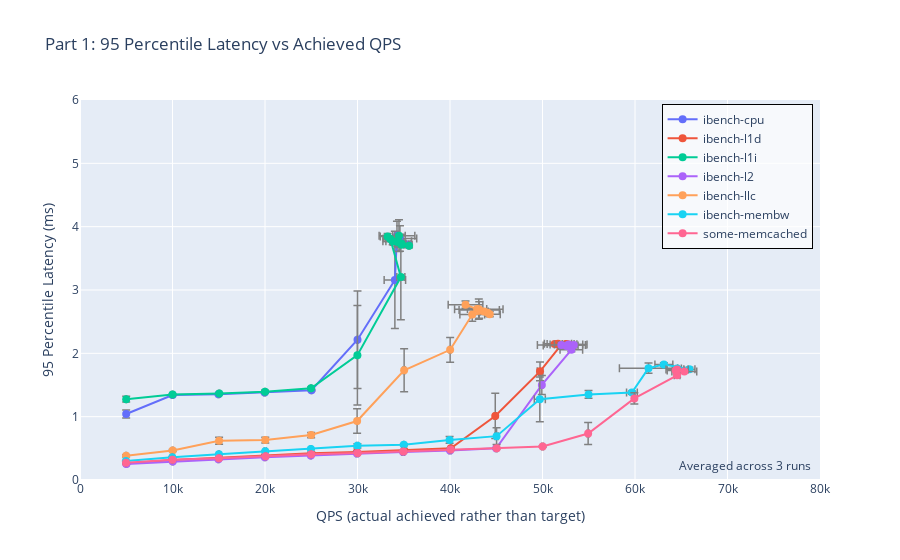

The notebook cell this image was saved under:
### Code cell
fig = go.Figure()

for fname in agg_df["filename"].unique():
    sub_df = agg_df[agg_df["filename"] == fname]

    fig.add_trace(go.Scatter(
        x = sub_df["QPS_mean"],
        y = sub_df["p95_mean"]/1000,
        mode = "lines+markers",
        name = fname,
        marker = dict(size = 8),
        line=dict(width=2),
        error_x=dict(
            type="data",
            array=sub_df["QPS_std"],
            thickness=1.5,
            color='gray',
            width=4
        ),
        error_y=dict(
            type="data",
            array=sub_df["p95_std"]/1000,
            thickness=1.5,
            color='gray',
            width=4
        ),
        text=sub_df['target'],
        hovertemplate=(
        "Achieved QPS: %{x}<br>" +
        "95th Latency: %{y} ms<br>" +
        "Target QPS: %{text}<extra></extra>"
        )
    ))

# Layout setting
fig.update_layout(
    title = "Part 1: 95 Percentile Latency vs Achieved QPS",
    xaxis_title = "QPS (actual achieved rather than target)",
    yaxis_title="95 Percentile Latency (ms)",
    xaxis = dict(range=[0, 80000]),
    yaxis = dict(range=[0, 6]),
    legend=dict(
        x=0.99,
        y=0.99,
        xanchor="right",
        yanchor="top",
        bgcolor="rgba(255,255,255,0.7)",
        bordercolor="black",
        borderwidth=1,
        font=dict(size=12)
    )
)

fig.add_annotation(
    text="Averaged across 3 runs",
    xref="paper", yref="paper",
    x=0.99, y=0.01,
    showarrow=False,
    font=dict(size=12),
    align="right"
)

fig.show()

### Figure 1 — Plotly figure (JSON) as saved in the notebook; plotly's stock layout.template omitted (floating-point values rounded to 4 significant figures)
{"data": [{"error_x": {"array": [13.9, 38.81, 63.21, 82.4, 33.34, 80.39, 1159.0, 1931.0, 1812.0, 1548.0, 421.5, 349.3, 443.1, 380.8, 284.4, 822.6], "color": "gray", "thickness": 1.5, "type": "data", "width": 4}, "error_y": {"array": [0.06185, 0.004757, 0.004481, 0.01125, 0.01185, 0.7692, 0.7675, 0.2315, 0.2, 0.08403, 0.08862, 0.011, 0.02306, 0.00828, 0.01984, 0.02986], "color": "gray", "thickness": 1.5, "type": "data", "width": 4}, "hovertemplate": "Achieved QPS: %{x}<br>95th Latency: %{y} ms<br>Target QPS: %{text}<extra></extra>", "line": {"width": 2}, "marker": {"size": 8}, "mode": "lines+markers", "name": "ibench-cpu", "text": [5000.0, 10000.0, 15000.0, 20000.0, 25000.0, 30000.0, 35000.0, 40000.0, 45000.0, 50000.0, 55000.0, 60000.0, 65000.0, 70000.0, 75000.0, 80000.0], "type": "scatter", "x": [4991.0, 10010.0, 14970.0, 19960.0, 25020.0, 30000.0, 34040.0, 34270.0, 34590.0, 34300.0, 34490.0, 34790.0, 35460.0, 33920.0, 33810.0, 34970.0], "y": [1.042, 1.34, 1.353, 1.38, 1.417, 2.214, 3.158, 3.855, 3.813, 3.77, 3.779, 3.729, 3.714, 3.765, 3.772, 3.729]}, {"error_x": {"array": [12.79, 51.77, 79.8, 54.17, 57.34, 38.78, 104.4, 41.05, 103.8, 303.6, 1883.0, 813.6, 1472.0, 896.5, 1997.0, 1123.0], "color": "gray", "thickness": 1.5, "type": "data", "width": 4}, "error_y": {"array": [0.004562, 0.001258, 0.003547, 0.006181, 0.01312, 0.006424, 0.003707, 0.005848, 0.3569, 0.1467, 0.0538, 0.01751, 0.02648, 0.02168, 0.03068, 0.03116], "color": "gray", "thickness": 1.5, "type": "data", "width": 4}, "hovertemplate": "Achieved QPS: %{x}<br>95th Latency: %{y} ms<br>Target QPS: %{text}<extra></extra>", "line": {"width": 2}, "marker": {"size": 8}, "mode": "lines+markers", "name": "ibench-l1d", "text": [5000.0, 10000.0, 15000.0, 20000.0, 25000.0, 30000.0, 35000.0, 40000.0, 45000.0, 50000.0, 55000.0, 60000.0, 65000.0, 70000.0, 75000.0, 80000.0], "type": "scatter", "x": [5009.0, 9997.0, 15040.0, 20000.0, 25010.0, 29930.0, 35060.0, 40090.0, 44890.0, 49730.0, 51960.0, 51310.0, 51670.0, 52520.0, 52820.0, 52600.0], "y": [0.2608, 0.3158, 0.3528, 0.3848, 0.4232, 0.4417, 0.4663, 0.5009, 1.011, 1.715, 2.122, 2.146, 2.15, 2.146, 2.14, 2.145]}, {"error_x": {"array": [16.24, 31.41, 43.99, 23.95, 40.08, 32.54, 434.5, 537.7, 792.4, 76.59, 754.3, 674.9, 712.6, 433.4, 735.7, 507.7], "color": "gray", "thickness": 1.5, "type": "data", "width": 4}, "error_y": {"array": [0.04567, 0.008814, 0.008947, 0.02111, 0.01979, 0.7855, 0.6756, 0.04206, 0.0491, 0.01883, 0.03583, 0.2499, 0.03318, 0.01605, 0.05683, 0.02721], "color": "gray", "thickness": 1.5, "type": "data", "width": 4}, "hovertemplate": "Achieved QPS: %{x}<br>95th Latency: %{y} ms<br>Target QPS: %{text}<extra></extra>", "line": {"width": 2}, "marker": {"size": 8}, "mode": "lines+markers", "name": "ibench-l1i", "text": [5000.0, 10000.0, 15000.0, 20000.0, 25000.0, 30000.0, 35000.0, 40000.0, 45000.0, 50000.0, 55000.0, 60000.0, 65000.0, 70000.0, 75000.0, 80000.0], "type": "scatter", "x": [4995.0, 10000.0, 15060.0, 20000.0, 24980.0, 29990.0, 34690.0, 33550.0, 33250.0, 35570.0, 34800.0, 34480.0, 34320.0, 34730.0, 33810.0, 34740.0], "y": [1.276, 1.35, 1.365, 1.395, 1.447, 1.972, 3.204, 3.805, 3.845, 3.697, 3.718, 3.858, 3.759, 3.72, 3.77, 3.734]}, {"error_x": {"array": [18.33, 70.52, 60.27, 81.81, 45.5, 106.2, 113.5, 105.7, 97.82, 111.0, 1220.0, 860.5, 1532.0, 1288.0, 2597.0, 912.4], "color": "gray", "thickness": 1.5, "type": "data", "width": 4}, "error_y": {"array": [0.0007095, 0.001041, 0.005178, 0.004539, 0.002594, 0.003722, 0.003, 0.005518, 0.007584, 0.1499, 0.03002, 0.01049, 0.01695, 0.01807, 0.04531, 0.01595], "color": "gray", "thickness": 1.5, "type": "data", "width": 4}, "hovertemplate": "Achieved QPS: %{x}<br>95th Latency: %{y} ms<br>Target QPS: %{text}<extra></extra>", "line": {"width": 2}, "marker": {"size": 8}, "mode": "lines+markers", "name": "ibench-l2", "text": [5000.0, 10000.0, 15000.0, 20000.0, 25000.0, 30000.0, 35000.0, 40000.0, 45000.0, 50000.0, 55000.0, 60000.0, 65000.0, 70000.0, 75000.0, 80000.0], "type": "scatter", "x": [5014.0, 10030.0, 14970.0, 19990.0, 24950.0, 29950.0, 34930.0, 40010.0, 44990.0, 49930.0, 53120.0, 52600.0, 52820.0, 53390.0, 52040.0, 52690.0], "y": [0.253, 0.2912, 0.3271, 0.3582, 0.3877, 0.42, 0.4427, 0.4661, 0.5015, 1.501, 2.056, 2.116, 2.138, 2.13, 2.131, 2.121]}, {"error_x": {"array": [38.17, 48.07, 10.42, 25.72, 36.31, 45.93, 129.8, 90.95, 1340.0, 260.7, 2178.0, 1137.0, 1042.0, 437.8, 2619.0, 1873.0], "color": "gray", "thickness": 1.5, "type": "data", "width": 4}, "error_y": {"array": [0.01745, 0.016, 0.05343, 0.0446, 0.04162, 0.1931, 0.3377, 0.1956, 0.1043, 0.02385, 0.1311, 0.04205, 0.00869, 0.006165, 0.1594, 0.05665], "color": "gray", "thickness": 1.5, "type": "data", "width": 4}, "hovertemplate": "Achieved QPS: %{x}<br>95th Latency: %{y} ms<br>Target QPS: %{text}<extra></extra>", "line": {"width": 2}, "marker": {"size": 8}, "mode": "lines+markers", "name": "ibench-llc", "text": [5000.0, 10000.0, 15000.0, 20000.0, 25000.0, 30000.0, 35000.0, 40000.0, 45000.0, 50000.0, 55000.0, 60000.0, 65000.0, 70000.0, 75000.0, 80000.0], "type": "scatter", "x": [4983.0, 10020.0, 15040.0, 20030.0, 24990.0, 29960.0, 35040.0, 40010.0, 42410.0, 44070.0, 43160.0, 44300.0, 42930.0, 43690.0, 43110.0, 41680.0], "y": [0.3812, 0.4663, 0.6197, 0.6307, 0.7103, 0.9315, 1.733, 2.055, 2.612, 2.641, 2.684, 2.618, 2.7, 2.66, 2.697, 2.768]}, {"error_x": {"array": [40.09, 27.0, 44.02, 112.6, 69.34, 97.94, 8.401, 39.35, 171.3, 594.5, 100.6, 580.7, 3147.0, 968.0, 599.1, 461.8], "color": "gray", "thickness": 1.5, "type": "data", "width": 4}, "error_y": {"array": [0.004438, 0.009136, 0.003081, 0.004386, 0.004349, 0.03299, 0.01595, 0.05316, 0.1327, 0.3542, 0.06062, 0.02665, 0.08006, 0.02871, 0.02786, 0.02714], "color": "gray", "thickness": 1.5, "type": "data", "width": 4}, "hovertemplate": "Achieved QPS: %{x}<br>95th Latency: %{y} ms<br>Target QPS: %{text}<extra></extra>", "line": {"width": 2}, "marker": {"size": 8}, "mode": "lines+markers", "name": "ibench-membw", "text": [5000.0, 10000.0, 15000.0, 20000.0, 25000.0, 30000.0, 35000.0, 40000.0, 45000.0, 50000.0, 55000.0, 60000.0, 65000.0, 70000.0, 75000.0, 80000.0], "type": "scatter", "x": [4966.0, 9983.0, 15020.0, 20030.0, 24960.0, 29990.0, 35010.0, 39960.0, 45030.0, 49710.0, 54980.0, 59670.0, 61460.0, 63120.0, 65880.0, 64550.0], "y": [0.2994, 0.3598, 0.4079, 0.4538, 0.4902, 0.5398, 0.5561, 0.632, 0.6924, 1.274, 1.351, 1.38, 1.766, 1.822, 1.751, 1.762]}, {"error_x": {"array": [19.09, 38.9, 45.09, 54.16, 12.57, 110.3, 142.3, 35.76, 30.86, 88.76, 125.2, 52.89, 310.1, 1198.0, 1344.0, 918.9], "color": "gray", "thickness": 1.5, "type": "data", "width": 4}, "error_y": {"array": [0.003143, 0.00847, 0.005839, 0.009737, 0.01071, 0.006201, 0.007007, 0.01716, 0.00898, 0.01139, 0.1738, 0.08954, 0.02981, 0.0229, 0.01527, 0.01263], "color": "gray", "thickness": 1.5, "type": "data", "width": 4}, "hovertemplate": "Achieved QPS: %{x}<br>95th Latency: %{y} ms<br>Target QPS: %{text}<extra></extra>", "line": {"width": 2}, "marker": {"size": 8}, "mode": "lines+markers", "name": "some-memcached", "text": [5000.0, 10000.0, 15000.0, 20000.0, 25000.0, 30000.0, 35000.0, 40000.0, 45000.0, 50000.0, 55000.0, 60000.0, 65000.0, 70000.0, 75000.0, 80000.0], "type": "scatter", "x": [4975.0, 9993.0, 15020.0, 20070.0, 25000.0, 30030.0, 34960.0, 40070.0, 45050.0, 50010.0, 54930.0, 59930.0, 64550.0, 64550.0, 65330.0, 64400.0], "y": [0.2725, 0.3181, 0.3424, 0.3753, 0.4078, 0.4265, 0.4503, 0.4834, 0.5013, 0.528, 0.7333, 1.289, 1.653, 1.743, 1.713, 1.731]}], "layout": {"annotations": [{"align": "right", "font": {"size": 12}, "showarrow": false, "text": "Averaged across 3 runs", "x": 0.99, "xref": "paper", "y": 0.01, "yref": "paper"}], "legend": {"bgcolor": "rgba(255,255,255,0.7)", "bordercolor": "black", "borderwidth": 1, "font": {"size": 12}, "x": 0.99, "xanchor": "right", "y": 0.99, "yanchor": "top"}, "title": {"text": "Part 1: 95 Percentile Latency vs Achieved QPS"}, "xaxis": {"range": [0, 80000], "title": {"text": "QPS (actual achieved rather than target)"}}, "yaxis": {"range": [0, 6], "title": {"text": "95 Percentile Latency (ms)"}}}}
